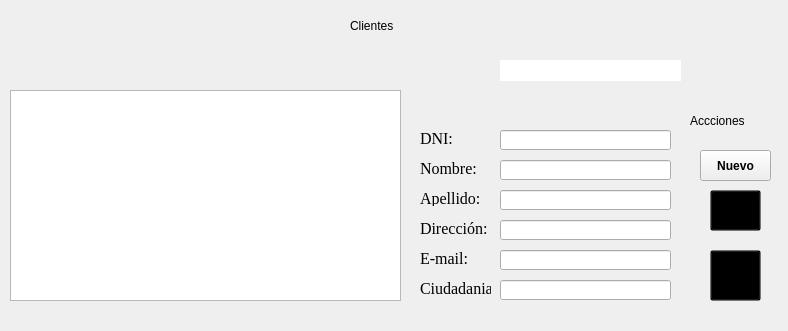
<?xml version="1.0" encoding="UTF-8"?>
<ui version="4.0">
 <class>Gui_Menu_Cliente</class>
 <widget class="QDialog" name="Gui_Menu_Cliente">
  <property name="geometry">
   <rect>
    <x>0</x>
    <y>0</y>
    <width>788</width>
    <height>331</height>
   </rect>
  </property>
  <property name="windowTitle">
   <string>LISTA DE CLIENTES</string>
  </property>
  <widget class="QPushButton" name="pushButtoMODIFICAR">
   <property name="geometry">
    <rect>
     <x>710</x>
     <y>190</y>
     <width>51</width>
     <height>41</height>
    </rect>
   </property>
   <property name="font">
    <font>
     <family>Times New Roman</family>
     <pointsize>10</pointsize>
     <weight>50</weight>
     <bold>false</bold>
    </font>
   </property>
   <property name="cursor">
    <cursorShape>PointingHandCursor</cursorShape>
   </property>
   <property name="styleSheet">
    <string notr="true">#pushButtoMODIFICAR{
	background-color: transparent;
	border-image: url(:/imagenes/imagenes/edit_unpressed.png);
}

#pushButtoMODIFICAR:pressed{
	background-color: transparent;
	border-image: url(:/imagenes/imagenes/edit_pressed.png);
}</string>
   </property>
   <property name="text">
    <string/>
   </property>
  </widget>
  <widget class="QPushButton" name="pushButtonELIMINAR">
   <property name="geometry">
    <rect>
     <x>710</x>
     <y>250</y>
     <width>51</width>
     <height>51</height>
    </rect>
   </property>
   <property name="cursor">
    <cursorShape>PointingHandCursor</cursorShape>
   </property>
   <property name="styleSheet">
    <string notr="true">#pushButtonELIMINAR{
	background-color: transparent;
	border-image: url(:/imagenes/imagenes/delete_unpressed.png);
}

#pushButtonELIMINAR:pressed{
	background-color: transparent;
	border-image: url(:/imagenes/imagenes/delete_pressed.png);
}</string>
   </property>
   <property name="text">
    <string/>
   </property>
  </widget>
  <widget class="QLineEdit" name="lineEditEMAIL">
   <property name="geometry">
    <rect>
     <x>500</x>
     <y>250</y>
     <width>171</width>
     <height>20</height>
    </rect>
   </property>
  </widget>
  <widget class="QLineEdit" name="lineEdit_buscar">
   <property name="enabled">
    <bool>true</bool>
   </property>
   <property name="geometry">
    <rect>
     <x>500</x>
     <y>60</y>
     <width>181</width>
     <height>21</height>
    </rect>
   </property>
   <property name="font">
    <font>
     <family>MS Sans Serif</family>
    </font>
   </property>
   <property name="cursor">
    <cursorShape>PointingHandCursor</cursorShape>
   </property>
   <property name="mouseTracking">
    <bool>false</bool>
   </property>
   <property name="tabletTracking">
    <bool>false</bool>
   </property>
   <property name="frame">
    <bool>false</bool>
   </property>
   <property name="dragEnabled">
    <bool>false</bool>
   </property>
  </widget>
  <widget class="QLabel" name="label_2">
   <property name="geometry">
    <rect>
     <x>420</x>
     <y>190</y>
     <width>61</width>
     <height>16</height>
    </rect>
   </property>
   <property name="font">
    <font>
     <family>Times New Roman</family>
     <pointsize>12</pointsize>
    </font>
   </property>
   <property name="text">
    <string>Apellido:</string>
   </property>
  </widget>
  <widget class="QPushButton" name="Buscar_button">
   <property name="geometry">
    <rect>
     <x>700</x>
     <y>50</y>
     <width>41</width>
     <height>41</height>
    </rect>
   </property>
   <property name="sizePolicy">
    <sizepolicy hsizetype="Minimum" vsizetype="Fixed">
     <horstretch>0</horstretch>
     <verstretch>0</verstretch>
    </sizepolicy>
   </property>
   <property name="maximumSize">
    <size>
     <width>1677</width>
     <height>1677</height>
    </size>
   </property>
   <property name="font">
    <font>
     <weight>75</weight>
     <bold>true</bold>
     <underline>false</underline>
     <strikeout>false</strikeout>
    </font>
   </property>
   <property name="cursor">
    <cursorShape>PointingHandCursor</cursorShape>
   </property>
   <property name="tabletTracking">
    <bool>false</bool>
   </property>
   <property name="acceptDrops">
    <bool>false</bool>
   </property>
   <property name="autoFillBackground">
    <bool>false</bool>
   </property>
   <property name="styleSheet">
    <string notr="true">#Buscar_button{
	background-color: transparent;
	border-image: url(:/imagenes/imagenes/buscar_pressed.png);
}</string>
   </property>
   <property name="text">
    <string/>
   </property>
   <property name="iconSize">
    <size>
     <width>10</width>
     <height>10</height>
    </size>
   </property>
   <property name="default">
    <bool>true</bool>
   </property>
   <property name="flat">
    <bool>true</bool>
   </property>
  </widget>
  <widget class="QLineEdit" name="lineEditNOMBRE">
   <property name="geometry">
    <rect>
     <x>500</x>
     <y>160</y>
     <width>171</width>
     <height>20</height>
    </rect>
   </property>
  </widget>
  <widget class="QLabel" name="label_4">
   <property name="geometry">
    <rect>
     <x>420</x>
     <y>280</y>
     <width>71</width>
     <height>16</height>
    </rect>
   </property>
   <property name="font">
    <font>
     <family>Times New Roman</family>
     <pointsize>12</pointsize>
    </font>
   </property>
   <property name="text">
    <string>Ciudadania:</string>
   </property>
  </widget>
  <widget class="QLabel" name="label_5">
   <property name="geometry">
    <rect>
     <x>420</x>
     <y>250</y>
     <width>71</width>
     <height>16</height>
    </rect>
   </property>
   <property name="font">
    <font>
     <family>Times New Roman</family>
     <pointsize>12</pointsize>
    </font>
   </property>
   <property name="text">
    <string>E-mail:</string>
   </property>
  </widget>
  <widget class="QLineEdit" name="lineEditDIRECCION">
   <property name="geometry">
    <rect>
     <x>500</x>
     <y>220</y>
     <width>171</width>
     <height>20</height>
    </rect>
   </property>
  </widget>
  <widget class="QPushButton" name="Agregar_button">
   <property name="enabled">
    <bool>true</bool>
   </property>
   <property name="geometry">
    <rect>
     <x>700</x>
     <y>150</y>
     <width>71</width>
     <height>31</height>
    </rect>
   </property>
   <property name="font">
    <font>
     <weight>75</weight>
     <bold>true</bold>
    </font>
   </property>
   <property name="cursor">
    <cursorShape>PointingHandCursor</cursorShape>
   </property>
   <property name="autoFillBackground">
    <bool>false</bool>
   </property>
   <property name="styleSheet">
    <string notr="true">#Aceptar_button{
	border-color: rgb(85, 170, 127);
alternate-background-color: rgb(85, 170, 127);
	background-color: rgb(85, 170, 127);
}</string>
   </property>
   <property name="text">
    <string>Nuevo</string>
   </property>
  </widget>
  <widget class="QLabel" name="label_6">
   <property name="geometry">
    <rect>
     <x>350</x>
     <y>10</y>
     <width>101</width>
     <height>31</height>
    </rect>
   </property>
   <property name="styleSheet">
    <string notr="true">font: 75 20pt &quot;Times New Roman&quot;;</string>
   </property>
   <property name="text">
    <string>Clientes</string>
   </property>
  </widget>
  <widget class="QLineEdit" name="lineEditCIUDADANIA">
   <property name="geometry">
    <rect>
     <x>500</x>
     <y>280</y>
     <width>171</width>
     <height>20</height>
    </rect>
   </property>
  </widget>
  <widget class="QLabel" name="label">
   <property name="geometry">
    <rect>
     <x>420</x>
     <y>160</y>
     <width>61</width>
     <height>16</height>
    </rect>
   </property>
   <property name="font">
    <font>
     <family>Times New Roman</family>
     <pointsize>12</pointsize>
     <weight>50</weight>
     <bold>false</bold>
    </font>
   </property>
   <property name="text">
    <string>Nombre:</string>
   </property>
  </widget>
  <widget class="QLabel" name="label_3">
   <property name="geometry">
    <rect>
     <x>420</x>
     <y>220</y>
     <width>71</width>
     <height>16</height>
    </rect>
   </property>
   <property name="font">
    <font>
     <family>Times New Roman</family>
     <pointsize>12</pointsize>
    </font>
   </property>
   <property name="text">
    <string>Dirección:</string>
   </property>
  </widget>
  <widget class="QLabel" name="label_7">
   <property name="geometry">
    <rect>
     <x>690</x>
     <y>110</y>
     <width>81</width>
     <height>21</height>
    </rect>
   </property>
   <property name="styleSheet">
    <string notr="true">font: 75 14pt &quot;Times New Roman&quot;;</string>
   </property>
   <property name="text">
    <string>Accciones</string>
   </property>
  </widget>
  <widget class="QLineEdit" name="lineEditAPELLIDO">
   <property name="geometry">
    <rect>
     <x>500</x>
     <y>190</y>
     <width>171</width>
     <height>20</height>
    </rect>
   </property>
  </widget>
  <widget class="QLabel" name="label_8">
   <property name="geometry">
    <rect>
     <x>420</x>
     <y>130</y>
     <width>61</width>
     <height>16</height>
    </rect>
   </property>
   <property name="font">
    <font>
     <family>Times New Roman</family>
     <pointsize>12</pointsize>
     <weight>50</weight>
     <bold>false</bold>
    </font>
   </property>
   <property name="text">
    <string>DNI:</string>
   </property>
  </widget>
  <widget class="QLineEdit" name="lineEditDNI">
   <property name="geometry">
    <rect>
     <x>500</x>
     <y>130</y>
     <width>171</width>
     <height>20</height>
    </rect>
   </property>
  </widget>
  <widget class="QTableWidget" name="newTableC">
   <property name="geometry">
    <rect>
     <x>10</x>
     <y>90</y>
     <width>391</width>
     <height>211</height>
    </rect>
   </property>
  </widget>
 </widget>
 <resources/>
 <connections/>
</ui>
